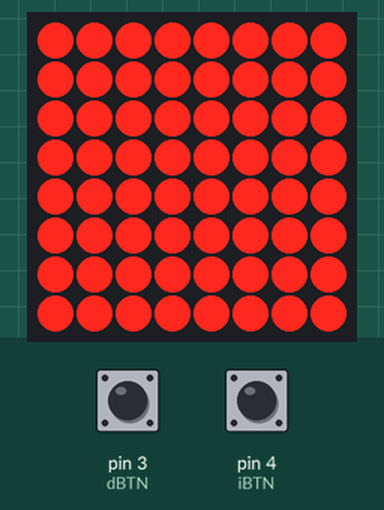
Recording of a sketch running on a simulated Arduino Uno, built with avr-gcc and run on an emulated ATmega328P. Parts: 8×8 LED matrix. The test bench sets the inputs (shaded band); at power-on: pin 4 (iBTN) HIGH, pin 3 (dBTN) HIGH. What the sketch prints to the serial monitor is not drawn.

Above: at 1.2 s.
1.3 s: pin 4 (iBTN) pulled LOW for 3.2 s
Timing chart, 0 to 4.3 s (numbered marks = the images above; inputs shaded):
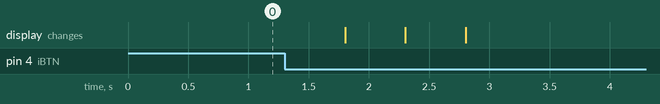

The sketch:

dotMatrix.ino
```cpp
#include <LedControl.h>

//모드 감소(-)
const int dBTN = 3;
//모드 증가(+)
const int iBTN = 4;
int cnt = 0;

int DIN = 10;
int CLK = 12;
int CS = 11;

LedControl dot = LedControl(DIN, CLK, CS, 1);

void setup() {
  Serial.begin(9600);
  pinMode(dBTN, INPUT_PULLUP);
  pinMode(iBTN, INPUT_PULLUP);

  dot.shutdown(0, false);
  dot.setIntensity(0, 15);
  dot.clearDisplay(0);
}

void loop() {

  Serial.print(cnt);

  if (digitalRead(dBTN) == LOW) {
    cnt--;
    delay(500);
  }
  if (digitalRead(iBTN) == LOW) {
    cnt ++;
    delay(500);
  }
  get_mode(cnt);
  for (int i = 0; i < 9; i++)
      dot.setRow(0, i, B11111111);
}


void get_mode(int mode)
{
  if (mode <= 0)
    dot.setIntensity(0, 1);

  else if (mode == 1)
    dot.setIntensity(0, 6);

  else if (mode == 2)
    dot.setIntensity(0, 11);

  else
    dot.setIntensity(0, 15);
}
```
